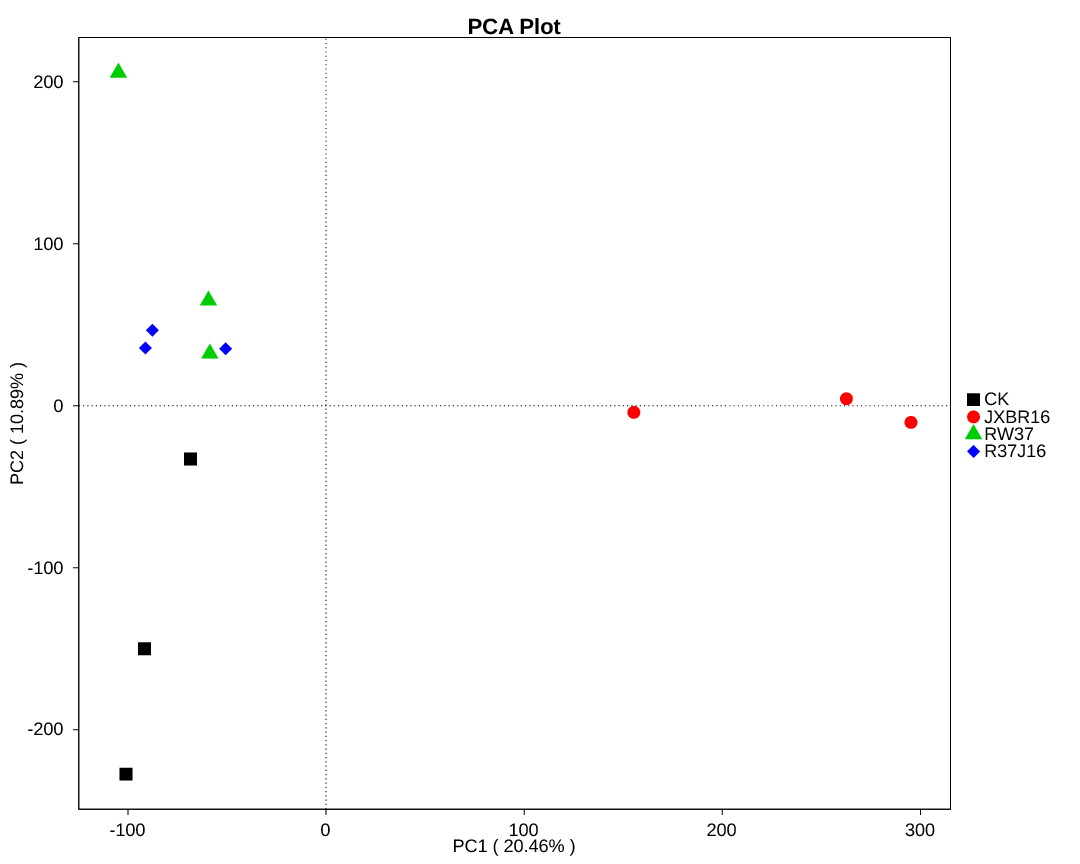

Reproduce this figure in R.

    require(ade4)
    require(cluster)
    require(grid)
    require(fpc)
    require(clusterSim)
    require(RColorBrewer)
	require(ggplot2)
	setwd("/Mega/bioinfo/sci/Project/Mic/16sRNA/C10117100230/Project/project1/output/03.Diversity/BetaDiversity/PCA/otu")
	data = read.table("/Mega/bioinfo/sci/Project/Mic/16sRNA/C10117100230/Project/project1/output/03.Diversity/BetaDiversity/PCA/otu/sample.relative.mat", head=T, na.strings=T,row.names=1,sep="\t")
	groups = read.table("/Mega/bioinfo/sci/Project/Mic/16sRNA/C10117100230/Project/project1/output/03.Diversity/BetaDiversity/PCA/group.list", head=F,na.strings=T,colClasses=c("character","character"))
	
    b <- matrix(0,nrow = nrow(data), ncol = ncol(data))
    for(i in 1:ncol(data)){
        b[,i] = data[ ,i]/sum(data[ ,i])
    }
    colnames(b) <- colnames(data)
    rownames(b) <- rownames(data)
    data <- t(b)

    length=length(unique(as.character(groups$V1)))
    times1=length%/%8
    res1=length%%8
    times2=length%/%5
    res2=length%%5
    col1=rep(1:8,times1)
    col=c(col1,1:res1)
    pich1=rep(c(15:18,20,7:14,0:6),times2)
    pich=c(pich1,15:(15+res2))

######################### PCA base on ade4 ###############################   		
    pca = dudi.pca(data[,1:ncol(data)], scannf=F, nf=5)
    PC1 = pca$li[,1]
    PC2 = pca$li[,2]
    PC12 = pca$li[,1:2]
    write.csv(pca$li,file="pca.csv")	
    ncol=ncol(groups)
    group1=c()
    group2=c() 
    for(i in 1:length(groups$V1)){
        Order=grep(paste0('^',rownames(pca$li)[i],'$'),groups$V1,perl=T)
        group1[i]=groups$V2[Order]
        if(ncol==3){
           group2[i]=groups$V3[Order]
        }
    }
    group1=factor(group1,levels=unique(group1))## edit by ye,to fix group order 2015-12-07
    group2=factor(group2,levels=unique(group2))## edit by ye,to fix group order 2015-12-07
    if(ncol==2){
        plotdata = data.frame(rownames(pca$li),PC1,PC2,group1)
        colnames(plotdata)=c("sample","PC1","PC2","group")
        point<-geom_point(aes(colour=group,shape=group),size=6)
    }else if(ncol==3){
        plotdata = data.frame(rownames(pca$li),PC1,PC2,group1,group2)
        colnames(plotdata)=c("sample","PC1","PC2","group1","group2")
        point<-geom_point(aes(colour=group1,shape=group2),size=6)
    }
    plotdata$sample = factor(plotdata$sample,levels=unique(plotdata$sample))## edit by ye,to fix samples order 2015-12-07
	plotdata$PC1=as.numeric(as.vector(plotdata$PC1))
	plotdata$PC2=as.numeric(as.vector(plotdata$PC2))
	pc1 <- round((pca$eig/sum(pca$eig))*100,2)[1]
    pc2 <- round((pca$eig/sum(pca$eig))*100,2)[2]

######################### PCA plot without cluster ############################
    plot<-ggplot(plotdata, aes(PC1, PC2)) +
        point+ 
        scale_shape_manual(values=pich)+
        scale_colour_manual(values=col)+
        labs(title="PCA Plot") + xlab(paste("PC1 ( ",pc1,"%"," )",sep="")) + ylab(paste("PC2 ( ",pc2,"%"," )",sep=""))+
        theme(text=element_text(family="Arial",size=18))+
                geom_vline(aes(x=0,y=0),linetype="dotted")+
                         geom_hline(aes(x=0,y=0),linetype="dotted")+
       	    theme(panel.background = element_rect(fill='white', colour='black'), panel.grid=element_blank(), axis.title = element_text(color='black',family="Arial",size=18),axis.ticks.length = unit(0.4,"lines"), axis.ticks = element_line(color='black'), axis.ticks.margin = unit(0.6,"lines"),axis.line = element_line(colour = "black"), axis.title.x=element_text(colour='black', size=18),axis.title.y=element_text(colour='black', size=18),axis.text=element_text(colour='black',size=18),legend.title=element_blank(),legend.text=element_text(family="Arial", size=18),legend.key=element_blank())+
            theme(plot.title = element_text(size=22,colour = "black",face = "bold"))

    cairo_pdf(filename="/Mega/bioinfo/sci/Project/Mic/16sRNA/C10117100230/Project/project1/output/03.Diversity/BetaDiversity/PCA/otu/PCA.pdf",height=12,width=15)
    plot
dev.off()
	
